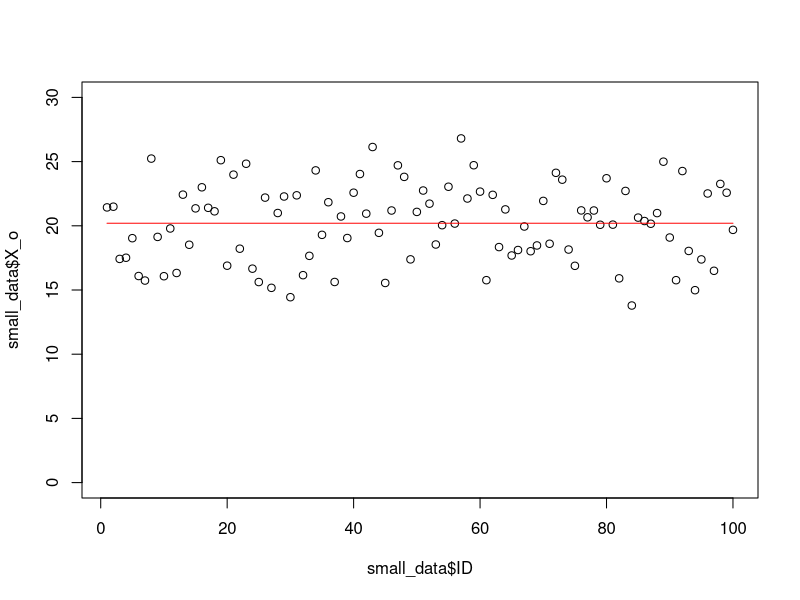
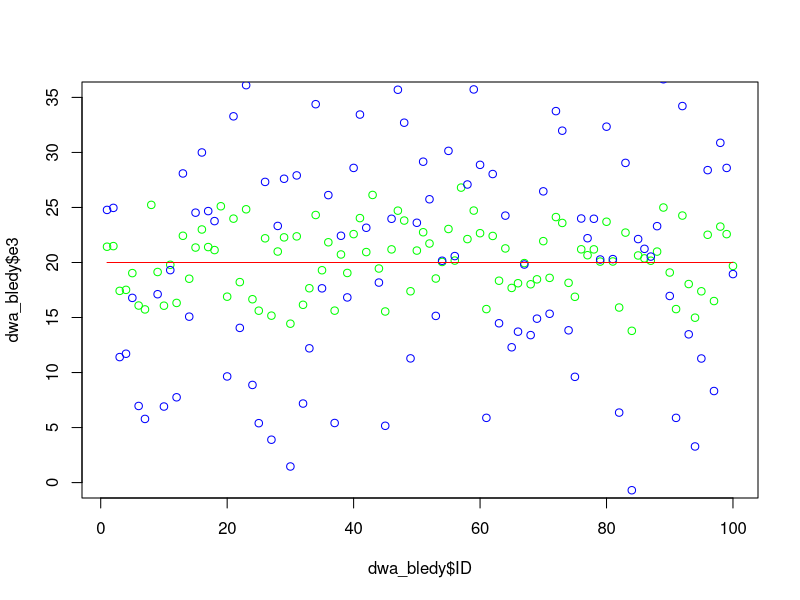
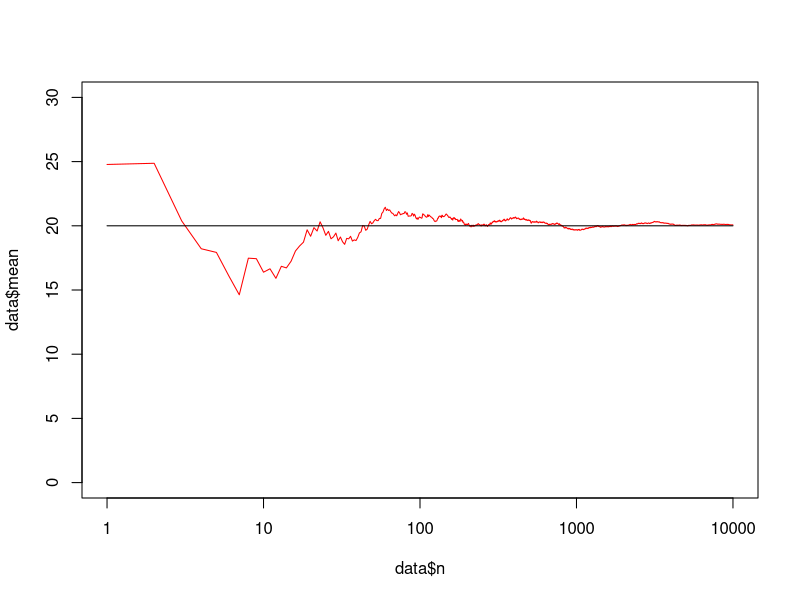
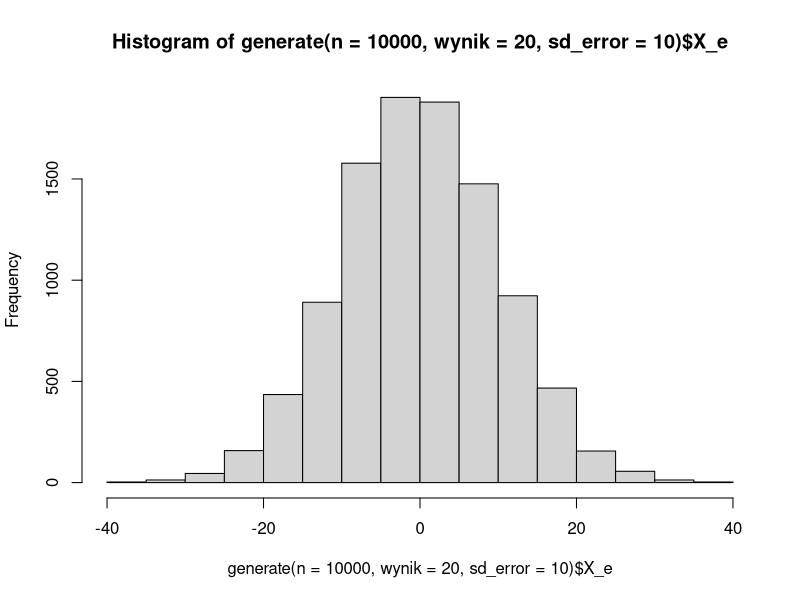

R code for these plots, in order:
## ---- chunk 1
options(scipen = 20)

generate <- function(n = 100, wynik = 20, sd_error = 3) {
  set.seed(40)
  df <- data.frame(
    ID = seq(from = 1, to = n, by = 1), 
    X_true = rep(wynik, n), 
    X_error = rnorm(n, mean = 0, sd = sd_error))
  df$X_o <- df$X_true + df$X_error
  return(df)
}

populate <- function(n = 100, m_wynik = 25, sd_true = 5, sd_error = 3) {
  set.seed(20)
  df <- data.frame(
    ID = seq(from = 1, to = n, by = 1), 
    X_true = rnorm(n, mean = m_wynik, sd = sd_true), 
    X_error = rnorm(n, mean = 0, sd = sd_error))
  df$X_o <- df$X_true + df$X_error
  return(df)
}

populate_retest <- function(n = 100, m_wynik = 25, sd_true = 5, sd_error = 3) {
  set.seed(20)
  df <- data.frame(
    ID = seq(from = 1, to = n, by = 1), 
    X_true = rnorm(n, mean = m_wynik, sd = sd_true), 
    X_error = rnorm(n, mean = 0, sd = sd_error))
  df$X_o <- df$X_true + df$X_error
  return(df)
}
## ---- chunk 2
small_data <- generate(n = 100, wynik = 20, sd_error = 3)
head(small_data, 10)
## ---- chunk 3
mean(small_data$X_o)
sd(small_data$X_o)
## ---- chunk 4
mean(small_data$X_error)
sd(small_data$X_error)
## ---- chunk 5
plot(small_data$ID, small_data$X_o, ylim = c(0,30))
lines(small_data$ID, rep(mean(small_data$X_o), nrow(small_data)), col = "red")
## ---- chunk 6
dwa_bledy <- data.frame(ID = seq(1, 100, 1), e3 = small_data$X_o, e10 = generate(n = 100, wynik = 20, sd_error = 10)$X_o)
plot(dwa_bledy$ID, dwa_bledy$e3, ylim = c(0,35), col = "green")
points(dwa_bledy$ID, dwa_bledy$e10, col = "blue")
lines(small_data$ID, rep(20, 100), col = "red")
## ---- chunk 7
  data <- data.frame(n = seq(1, 10000, 1))
  data$mean <- sapply(data$n,  
    function(x){mean(generate(n = x, wynik = 20, sd_error = 10)$X_o)})
  plot(data$n, data$mean, type = "l", log = "x", col = "red", ylim=c(0,30))
  lines(data$n, rep(20, 10000))
## ---- chunk 8
hist(generate(n = 10000, wynik = 20, sd_error = 10)$X_e)
## ---- chunk 9
people <- populate(n = 10000, m_wynik = 25, sd_true = 5, sd_error = 3)

paste0("Wynik prawdziwy średnia ", mean(people$X_true))
paste0("Wynik prawdziwy wariancja ", var(people$X_true))
paste0("Błąd średnia ", mean(people$X_error))
paste0("Błąd wariancja ", var(people$X_error))
paste0("Wynik obserwowany średnia ", mean(people$X_o))
paste0("Wynik obserwowany wariancja ", var(people$X_o))
paste0("Suma wariancji błędu i wyniku prawdziwego ", var(people$X_true) + var(people$X_error))
## ---- chunk 10
cor(people$X_o, people$X_true)
cor(people$X_o, people$X_true)^2
var(people$X_true) / var(people$X_o)
